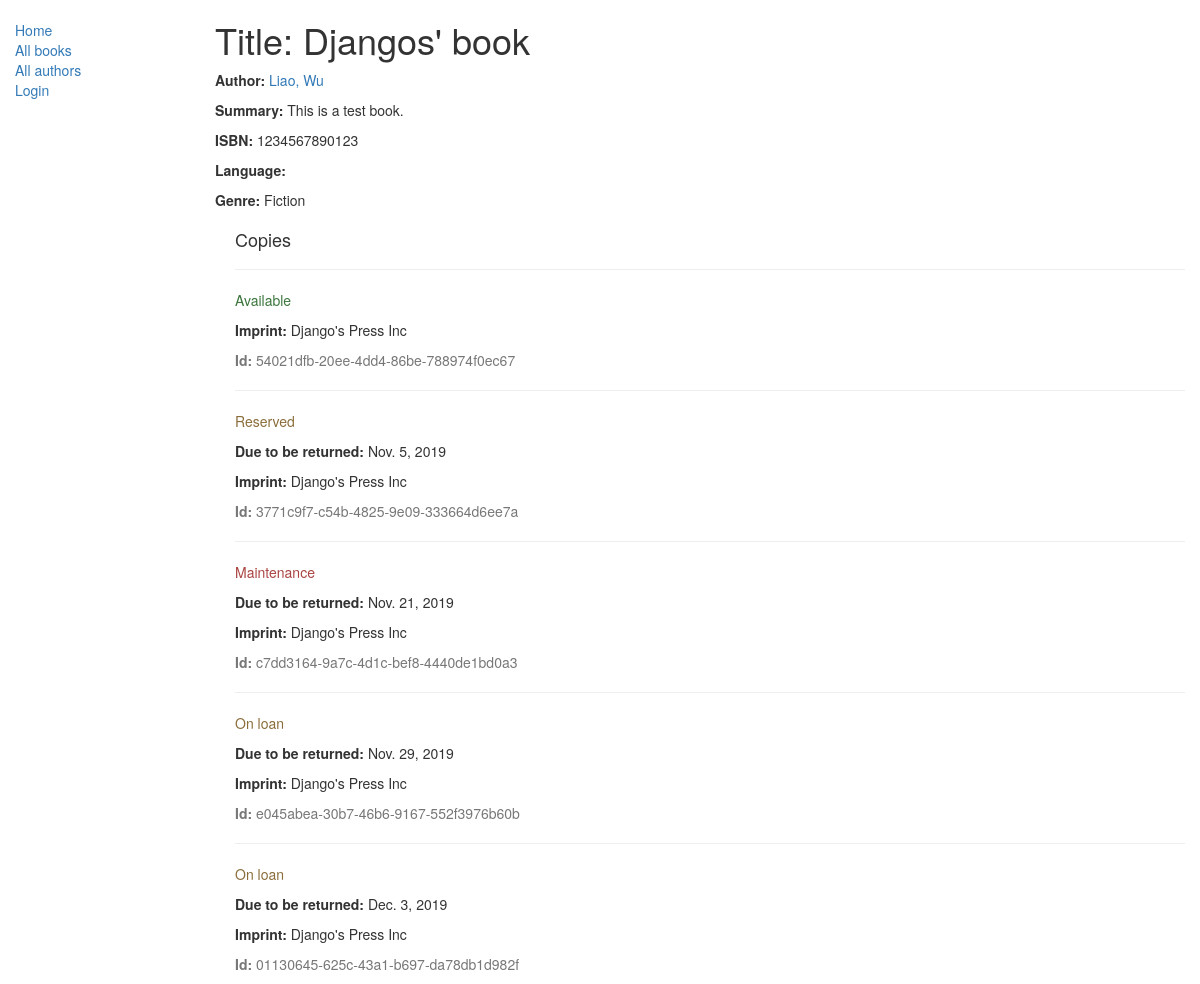
/catalog/book/1, run on the app's committed database.
### catalog/models.py (models this page shows, shortened)
class Book(models.Model):
       title = models.CharField(max_length=200)
       author = models.ForeignKey('Author', on_delete=models.SET_NULL, null=True)
       summary = models.TextField(max_length=1000, help_text="Enter a brief description of the book")
       isbn = models.CharField('ISBN',max_length=13, help_text='13 Character <a href="https://www.isbn-international.org/content/what-isbn">ISBN number</a>')
       genre = models.ManyToManyField(Genre, help_text="Select a genre for this book")
       def display_genre(self):
           """
           Creates a string for the Genre. This is required to display genre in Admin.
           """
           return ', '.join([ genre.name for genre in self.genre.all()[:3] ])
       display_genre.short_description = 'Genre'

class Author(models.Model):
      first_name = models.CharField(max_length=100)
      last_name = models.CharField(max_length=100)
      date_of_birth = models.DateField(null=True, blank=True)
      date_of_death = models.DateField('death', null=True, blank=True)
      def __str__(self):
       return '%s, %s' % (self.last_name, self.first_name)
      class Meta:
          ordering=['last_name']

class Genre(models.Model):
        name = models.CharField(max_length=200, help_text="Enter a book genre (e.g. Science Fiction, French Poetry etc.)")
        def __str__(self):
             return self.name

class BookInstance(models.Model):
        id = models.UUIDField(primary_key=True, default=uuid.uuid4, help_text="Unique ID for this particular book across whole library")
        book = models.ForeignKey('Book', on_delete=models.SET_NULL, null=True)
        imprint = models.CharField(max_length=200)
        due_back = models.DateField(null=True, blank=True)
        LOAN_STATUS = (
           ('m', 'Maintenance'),
           ('o', 'On loan'),
           ('a', 'Available'),
           ('r', 'Reserved'),
         )
        status = models.CharField(max_length=1, choices=LOAN_STATUS, blank=True, default='m', help_text='Book availability')
        borrower = models.ForeignKey(User, on_delete=models.SET_NULL, null=True, blank=True)
        class Meta:
            ordering = ["due_back"]
            permissions = (("can_mark_returned", "Set book as returned"),)

### catalog/views.py (the view)
# urls.py: path('book/<int:pk>', views.BookDetailView.as_view(), name='book-detail'),
class BookDetailView(generic.DetailView):
         model = Book

### catalog/templates/catalog/book_detail.html
{% extends "base_generic.html" %}
{% block content %}
  <h1>Title: {{ book.title }}</h1>
  <p><strong>Author:</strong> <a href="{% url 'author-detail' book.author.pk %}">{{ book.author }}</a></p>
  <p><strong>Summary:</strong> {{ book.summary }}</p>
  <p><strong>ISBN:</strong> {{ book.isbn }}</p>
  <p><strong>Language:</strong> {{ book.language }}</p>
  <p><strong>Genre:</strong> {% for genre in book.genre.all %} {{ genre }}{% if not forloop.last %}, {% endif %}{% endfor %}</p>
  <div style="margin-left:20px;margin-top:20px">
    <h4>Copies</h4>
    {% for copy in book.bookinstance_set.all %}
    <hr>
    <p class="{% if copy.status == 'a' %}text-success{% elif copy.status == 'm' %}text-danger{% else %}text-warning{% endif %}">{{ copy.get_status_display }}</p>
    {% if copy.status != 'a' %}<p><strong>Due to be returned:</strong> {{copy.due_back}}</p>{% endif %}
    <p><strong>Imprint:</strong> {{copy.imprint}}</p>
    <p class="text-muted"><strong>Id:</strong> {{copy.id}}</p>
    {% endfor %}
  </div>
{% endblock %}

### data on the page
Book: title "Djangos' book", author "Liao, Wu", summary "This is a test book.", isbn "1234567890123"
Genre: name "Fiction"
BookInstance: status "Available", imprint "Django's Press Inc", id "54021dfb-20ee-4dd4-86be-788974f0ec67"
BookInstance: status "Reserved", due_back "Nov. 5, 2019", imprint "Django's Press Inc", id "3771c9f7-c54b-4825-9e09-333664d6ee7a"
BookInstance: status "Maintenance", due_back "Nov. 21, 2019", imprint "Django's Press Inc", id "c7dd3164-9a7c-4d1c-bef8-4440de1bd0a3"
BookInstance: status "On loan", due_back "Nov. 29, 2019", imprint "Django's Press Inc", id "e045abea-30b7-46b6-9167-552f3976b60b"
BookInstance: status "On loan", due_back "Dec. 3, 2019", imprint "Django's Press Inc", id "01130645-625c-43a1-b697-da78db1d982f"
